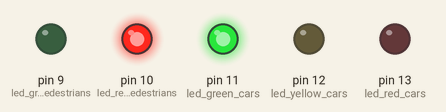
The sketch below on a simulated Arduino Uno, built with avr-gcc and run on an emulated ATmega328P. Parts: output pins drawn as LEDs (lit = HIGH).

Above: at 1.5 s.
At 4.0 s:
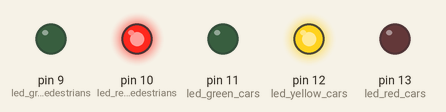
At 6.5 s:
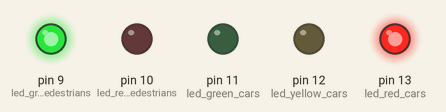
At 8.37 s:
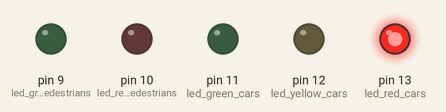
At 9.62 s:
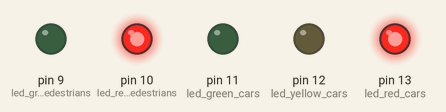
Timing chart, 0 to 12.7 s (numbered marks = the images above):
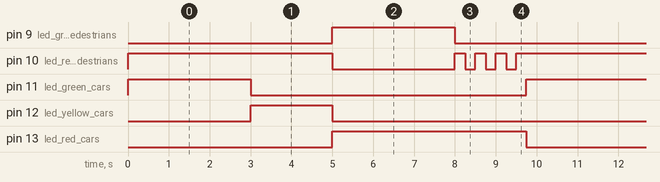

Measured:
- by itself, pin 9 (led_green_pedestrians), pin 11 (led_green_cars): alternates HIGH for 3.0 s and LOW for 6.8 s
- by itself, pin 10 (led_red_pedestrians): repeats every 9.8 s: LOW 3.0 s, 3 × (HIGH 0.25 s, LOW 0.25 s), HIGH 5.3 s
- by itself, pin 12 (led_yellow_cars): alternates HIGH for 2.0 s and LOW for 7.8 s
- by itself, pin 13 (led_red_cars): alternates HIGH for 4.8 s and LOW for 5.0 s

The sketch:

trafficlight_for_pedestrains_with_warning.ino
```cpp
//Definindo variáveis
#define led_green_pedestrians 9
#define led_red_pedestrians 10
#define led_green_cars 11
#define led_yellow_cars 12
#define led_red_cars 13


void setup() {
    //Configurando os pinos dos LEDS para modo saída.
    pinMode(led_green_pedestrians, OUTPUT);
    pinMode(led_red_pedestrians, OUTPUT);
    pinMode(led_green_cars, OUTPUT);
    pinMode(led_yellow_cars, OUTPUT);
    pinMode(led_red_cars, OUTPUT);
}

void loop() {
    //Sinal para pedestres fechado - apenas LED vermelho.
    printf("Sinal para pedestres fechado.");
    digitalWrite(led_green_pedestrians, LOW);
    digitalWrite(led_red_pedestrians, HIGH);
    //Sinal para carros aberto - apenas LED verde.
    printf("Sinal para carros aberto.");
    digitalWrite(led_green_cars, HIGH);
    digitalWrite(led_yellow_cars, LOW);
    digitalWrite(led_red_cars, LOW);
    delay(3000);

    //Sinal para carros fechando - apenas LED amarelo.
    printf("Sinal para carros fechando.");
    digitalWrite(led_green_cars, LOW);
    digitalWrite(led_yellow_cars, HIGH);
    digitalWrite(led_red_cars, LOW);
    delay(2000);

    //Sinal para carros fechado - apenas LED vermelho.
    printf("Sinal para carros fechado.");
    digitalWrite(led_green_cars, LOW);
    digitalWrite(led_yellow_cars, LOW);
    digitalWrite(led_red_cars, HIGH);

    //Sinal para pedestres aberto - apenas LED verde.
    printf("Sinal para pedestres aberto.");
    digitalWrite(led_green_pedestrians, HIGH);
    digitalWrite(led_red_pedestrians, LOW);
    delay(3000);

    //Sinal para pedestres fechando - LED verde apagado, LED vermelho piscando.
    printf("Sinal para pedestres fechando.");
    digitalWrite(led_green_pedestrians, LOW);
    digitalWrite(led_red_pedestrians, HIGH);
    delay(250);
    digitalWrite(led_red_pedestrians, LOW);
    delay(250);
    digitalWrite(led_red_pedestrians, HIGH);
    delay(250);
    digitalWrite(led_red_pedestrians, LOW);
    delay(250);
    digitalWrite(led_red_pedestrians, HIGH);
    delay(250);
    digitalWrite(led_red_pedestrians, LOW);
    delay(250);
    digitalWrite(led_red_pedestrians, HIGH);
    delay(250);
    digitalWrite(led_red_pedestrians, LOW);
}
```
